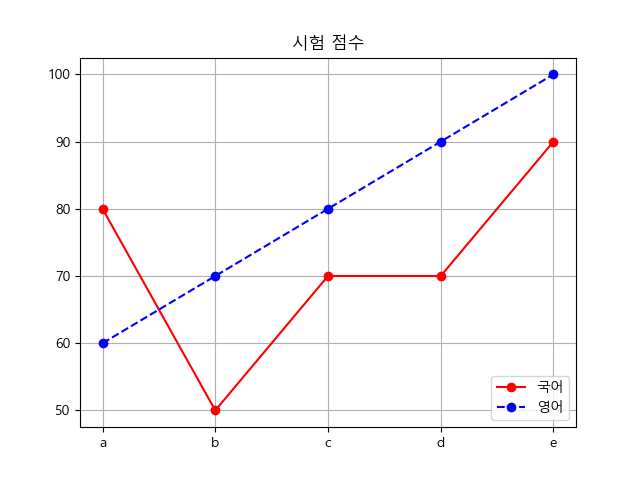

Python code for this plot:
# matplotlib : 플로딩 라이브러리. 그래프 생성을 위한 다양한 함수를 제공
# 시각화의 중요성

import numpy as np
import matplotlib.pyplot as plt
plt.rc('font', family='malgun gothic')       # ApppleGodthic
plt.rcParams['axes.unicode_minus'] = False

# x = ["서울","인천","수원"]      # [0, 1, 2]
x = ("서울","인천","수원")
# x = {"서울","인천","수원"}      # TypeError: unhashable type: 'set'
y = [5, 3, 7]
plt.xlim([-1, 3])
plt.ylim([0, 10])
# tick 설정 : y축의 라벨을 인위적으로 표시
plt.yticks(list(range(0, 11, 3)))
plt.plot(x, y)
plt.show()

data = np.arange(1, 11, 2)
plt.plot(data)     # x축의 구간은 자동 설정
x = [0,1,2,3,4]
for a, b in zip(x, data):
    plt.text(a, b, str(b))
plt.show()

x = np.arange(10)
y = np.sin(x)
print(x,y)
# plt.plot(x, y)
# plt.plot(x, y, 'bo')
plt.plot(x, y, 'go--', linewidth=2, markersize=12)
plt.show()

# hold : 복수의 plot으로 여러개의 차트를 겹쳐 그림
x = np.arange(0, np.pi * 3, 0.1) 
print(x)
y_sin = np.sin(x)
y_cos = np.cos(x)
plt.figure(figsize=(10, 5))    # 그래프 전체 크기(w, h)
plt.plot(x, y_sin, 'r')     # 선
plt.scatter(x, y_cos)       # 산점도
plt.xlabel('x 축')
plt.xlabel('y 축')
plt.title('sine & cosine')
plt.legend(['sine', 'cosine'])  # 범례
plt.show()

print()
# subplot : 하나의 Figure를 여러개의 Axes(plot)으로 나누기
plt.subplot(2, 1, 1)         # 1행
plt.plot(x, y_sin)
plt.title('sine')
plt.subplot(2, 1, 2)         # 2행
plt.plot(x, y_cos)
plt.title('cosine')
plt.show() 

print()
irum = ['a','b','c','d','e']
kor = [80,50,70,70,90]
eng = [60,70,80,90,100]
plt.plot(irum, kor, 'ro-')
plt.plot(irum, eng, 'bo--')
plt.title('시험 점수')
plt.legend(['국어','영어'], loc=4)
plt.grid(True)

fig = plt.gcf()
plt.show()
fig.savefig('plot1.png')

from matplotlib.pyplot import imread
img = imread('plot1.png')
plt.imshow(img)
plt.show()
